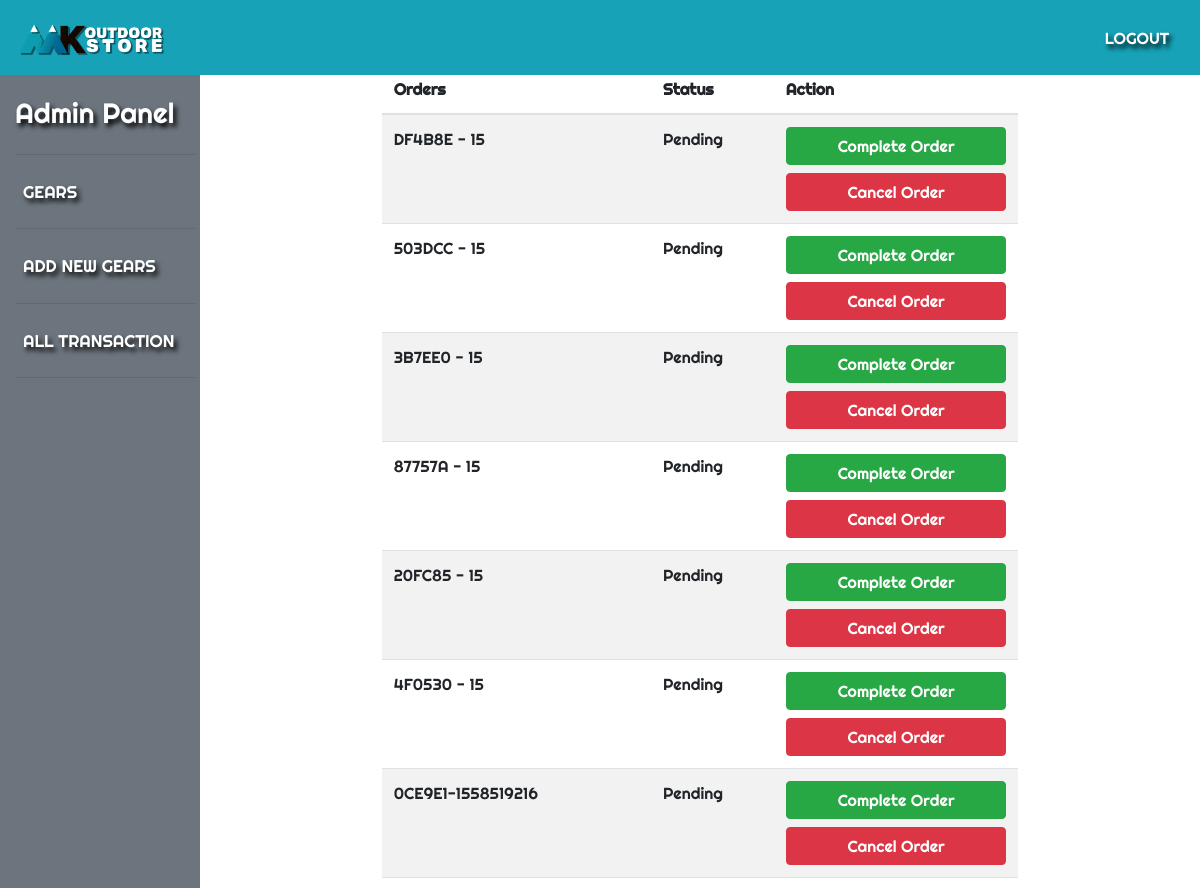
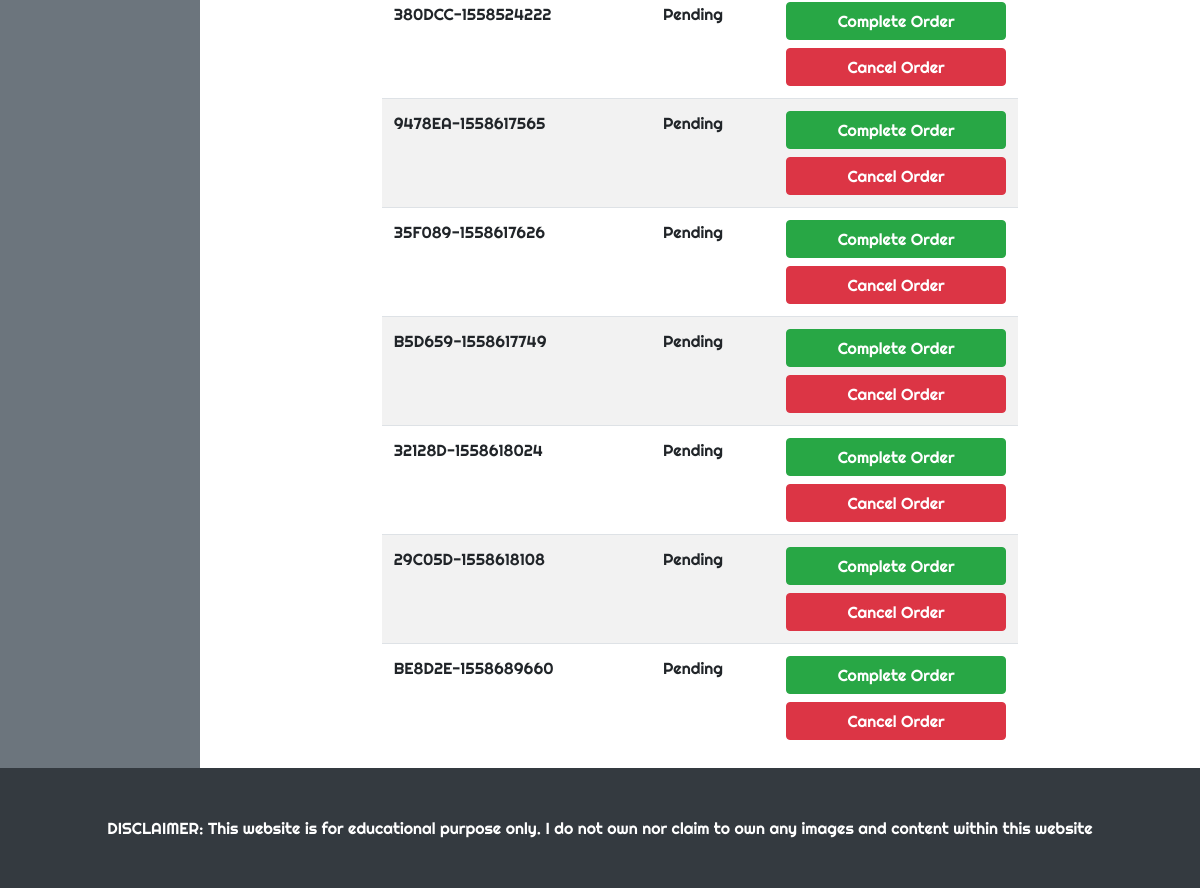
The page /views/all_transactions.php (signed in) on the database its author committed (2 pictures, top to bottom).
### tables this page shows
CREATE TABLE `orders` (
  `id` int(11) NOT NULL,
  `user_id` int(11) NOT NULL,
  `transaction_code` varchar(255) NOT NULL,
  `purchase_date` date NOT NULL,
  `total` decimal(15,2) NOT NULL,
  `status_id` int(11) NOT NULL,
  `payment_mode_id` int(11) NOT NULL
);

CREATE TABLE `statuses` (
  `id` int(11) NOT NULL,
  `name` varchar(255) NOT NULL
);

### views/all_transactions.php (the view)
<?php
	require_once '../partials/template.php';
	function get_body_contents() {
		global $conn;
		if (isset($_SESSION['user']) && $_SESSION['user']['role_id'] == 1 ) {
			$order_query = "SELECT orders.id, orders.transaction_code, statuses.name FROM orders JOIN statuses ON (orders.status_id = statuses.id)";
			$order_result = mysqli_query($conn, $order_query);
?>
<div class="container">
	<div class="row">
		<div class="col-md-8 offset-md-2">
			<table class="table table-striped">
				<thead>
					<th>Orders</th>
					<th>Status</th>
					<th>Action</th>
				</thead>
				<tbody>
					<?php foreach($order_result as $order) { ?>
						<tr>
							<td><?php echo $order['transaction_code'] ?></td>
							<td><?php echo $order['name'] ?></td>
							<td>
							<?php if($order['name'] == "Pending") { ?>
								<a href="../controllers/complete_order.php?id=<?php echo $order['id'] ?>" class="btn btn-success btn-block">Complete Order</a>
								<a href="../controllers/cancel_order.php?id=<?=$order['id']?>" class="btn btn-danger btn-block">Cancel Order</a>
						<?php } ?>
						</td>
						</tr>
					<?php } ?>
				</tbody>
			</table>
		</div>
	</div>
</div>
<?php } else {
	header("Location: ./catalog.php");
} ?>
<?php } ?>

### partials/template.php (shortened to what this page needs)
<!doctype html>
<html lang="en">
  <head>
  <link rel="stylesheet" href="https://use.fontawesome.com/releases/v5.8.1/css/all.css">
    <link rel="stylesheet" type="text/css" href="../assets/css/style.css">
    <link rel="stylesheet" href="https://stackpath.bootstrapcdn.com/bootstrap/4.3.1/css/bootstrap.min.css">
    <link rel="stylesheet" type="text/css" href="../assets/css/responsive.css">
    <link rel="stylesheet" href="../assets/css/gallery.css">
  </head>
   <?php if (!isset($_SESSION['user']) || isset($_SESSION['user']) && $_SESSION['user']['role_id'] == 2){ ?>
  <body>
    <nav class="navbar navbar-expand-lg navbar-dark bg-nav fixed-top" onscroll="showHideNav(this)">
      <a href="./home.php" class="navbar-brand"><img src="../assets/bgimg/MK-store.png" id="logo" width="150"></a>
      <button class="navbar-toggler" data-toggle="collapse" data-target="#navContent">
        <span class="navbar-toggler-icon"></span>
      </button>
      <div class="collapse navbar-collapse" id="navContent">
        <ul class="navbar-nav ml-auto d-flex align-items-center">
          <li class="nav-item">
            <a href="./home.php" class="nav-link">Home</a>
          </li>
          <?php if(isset($_SESSION['user']) && $_SESSION['user']['role_id'] == 2) {?>
           <li class="nav-item">
            <a href="../views/home.php#aboutus" class="nav-link">About Us</a>
          </li>
          <li class="nav-item">
            <a href="./catalog.php" class="nav-link">Shop</a>
          </li>
          <li class="nav-item">
            <a href="../views/transactions.php" class="nav-link">Transactions</a>
          </li>
          <li class="nav-item">
            <a href="../views/home.php#contactus" class="nav-link" onclick="addNav()">Conctact Us</a>
          </li>
          <?php
          }
          ?>
          <?php
          if (!isset($_SESSION['user'])) {
          ?>
          <li class="nav-item">
              <a href="./catalog.php" class="nav-link">Shop</a>
            </li>
            <li class='nav-item'>
            <a href='./login.php' class='nav-link d-flex align-items-center'><img src="../assets/bgimg/login1.png" style="width: 40px;">Login</a>
            </li>
            <li class='nav-item'>
            <a href='./register.php' class='nav-link'><img src="../assets/bgimg/reg1.png" style="width: 25px;">Register</a>
            </li>
          <?php
          } else if (isset($_SESSION['user']) && $_SESSION['user']['role_id'] == 2){
          ?>
          <li class='nav-item'>
            <a href='./profile.php' class='nav-link'>Welcome, <?php echo $_SESSION['user']['firstname'] . " "?> <?php echo $_SESSION['user']['lastname']; ?> </a>
          </li>
          <li class='nav-item'>
            <a href='../views/logout.php' class='nav-link'>Logout</a>
          </li>
          <li class="nav-item">
            <a href="./cart.php" class="nav-link" style="height: 52px">
              <img src="../assets/bgimg/unnamed1.png" style="width: 35px;">
              <span class="badge" id="cart-count">
              <div class="cartnum" id="cartno">
                <?php
                  if(isset($_SESSION['cart'])) {
                    echo array_sum($_SESSION['cart']);
                  } else {
                    echo 0;
                  }
                ?></div>
              </span>
            </a>
          </li>
          <?php
          } else {
          ?>
            <li class='nav-item'>
            <a href='./profile.php' class='nav-link'>Welcome, <?php echo $_SESSION['user']['firstname'] . " "?> <?php echo $_SESSION['user']['lastname']; ?> </a>
          </li>
          <li class='nav-item'>
            <a href='../views/logout.php' class='nav-link'>Logout</a>
          </li>
          <?php } ?>
        </ul>
      </div>
    </nav>
    <main>
       <?php get_body_contents();?>
    </main>
    <footer class="footer bg-secondary d-flex align-items-center justify-content-center" id="topFooter">
    </footer>
    <footer class="footer bg-dark d-flex justify-content-center" id="bottomFooter">
      <div class="text-white my-0 text-justify mx-5">
        DISCLAIMER: This website is for educational purpose only. I do not own nor claim to own any images and content within this website
      </div>
    </footer>
<?php } else if (isset($_SESSION['user']) && $_SESSION['user']['role_id'] == 1) { ?>
<body>
  <div class="container-fluid m-0 p-0">
     <div class="row bg-info m-0 p-0  fixed-top">
        <div class="col-lg-12 d-flex justify-content-between align-items-center mt-3">
          <p>
            <img src="../assets/bgimg/MK-store.png" id="logo" width="150">
          </p>
          <p class="text-white logoutItem">
            <a href='../views/logout.php' class='nav-link text-white logoutText'>LOGOUT</a>
          </p>
        </div>
     </div>
     <div class="row p-0 m-0 mt-3">
      <div class="col-lg-2 bg-secondary mt-3">
        <nav class="navbar col-lg-2 m-0 p-0 navbar-expand-lg navbar-dark"  id="adminNav">
      <div class="collapse navbar-collapse " id="navContent">
        <ul class="navbar-nav col-lg-12 m-0 p-0 flex-column mt-5" id="navIto">
          <li class="nav-item">
              <h3 class="text-white mt-3" id="adminPan">Admin Panel</h3>
          </li>
          <hr class="col-lg-9">
          <li class="nav-item">
              <a href="./home.php" class="nav-link">GEARS</a>
          </li>
          <hr class="col-lg-9">
          <li class='nav-item'>
              <a href='../views/add_item.php' class='nav-link'>ADD NEW GEARS</a>
          </li>
          <hr class="col-lg-9">
          <li class="nav-item">
            <a href="../views/all_transactions.php" class="nav-link">ALL TRANSACTION</a>
          </li>
          <hr class="col-lg-9">
               </ul>
          </div>
        </nav>
         </div>
        <div class="col-lg-10 m-0 p-0 mt-5" id="contentAdmin">
          <main>
            <?php get_body_contents();?>
          </main>
        </div>
     </div>
  </div>
<footer class="footer bg-dark d-flex justify-content-center align-items-center" id="bottomFooter">
      <div class="text-white my-0 text-justify mx-5 my-5">
        DISCLAIMER: This website is for educational purpose only. I do not own nor claim to own any images and content within this website
      </div>
    </footer>
<?php } ?>
  </body>
</html>

### assets/css/style.css (style rules this page uses)
* { margin: 0; padding: 0; box-sizing: border-box; font-family: 'Modak', cursive; font-family: 'Righteous', cursive; }
html, body { height: 100%; margin: 0; padding: 0; }
nav { z-index: 2; }
#adminNav { position: fixed !important; }
.navbar ul li a { text-shadow: 3px 4px 5px #000 !important; color: white !important; font-size: 17px; }
.logoutText { text-shadow: 3px 4px 5px #000 !important; }
#adminPan { text-shadow: 3px 4px 5px #000 !important; }

### rows shown on the page
orders: transaction_code "DF4B8E - 15", status.name "Pending"
orders: transaction_code "503DCC - 15", status.name "Pending"
orders: transaction_code "3B7EE0 - 15", status.name "Pending"
orders: transaction_code "87757A - 15", status.name "Pending"
orders: transaction_code "20FC85 - 15", status.name "Pending"
orders: transaction_code "4F0530 - 15", status.name "Pending"
orders: transaction_code "0CE9E1-1558519216", status.name "Pending"
orders: transaction_code "380DCC-1558524222", status.name "Pending"
orders: transaction_code "9478EA-1558617565", status.name "Pending"
orders: transaction_code "35F089-1558617626", status.name "Pending"
orders: transaction_code "B5D659-1558617749", status.name "Pending"
orders: transaction_code "32128D-1558618024", status.name "Pending"
orders: transaction_code "29C05D-1558618108", status.name "Pending"
orders: transaction_code "BE8D2E-1558689660", status.name "Pending"
